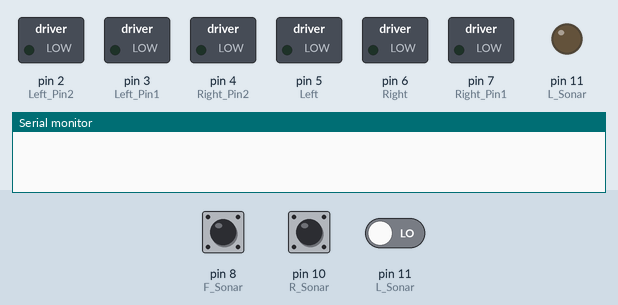
The sketch below on a simulated Arduino Uno, built with avr-gcc and run on an emulated ATmega328P. Shown: switched loads named in the sketch (green lamp = pin HIGH), output pins drawn as LEDs (lit = HIGH), the last lines printed to the serial monitor. Inputs (shaded band) come from the test bench; at power-on: pin 10 (R_Sonar) LOW, pin 8 (F_Sonar) LOW, pin 11 (L_Sonar) LOW.

Above: at 1.2 s.
1.3 s: pin 10 (R_Sonar) pulsed HIGH 2 times (0.12 s each, 0.3 s apart)
At 4.2 s:
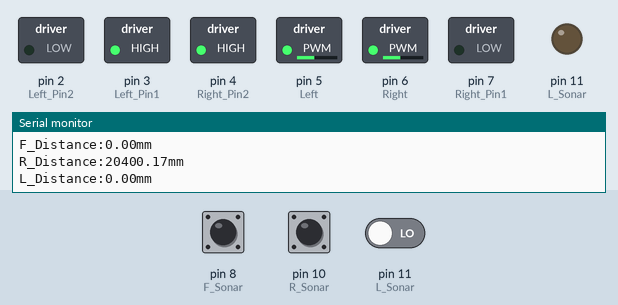
4.9 s: pin 8 (F_Sonar) pulsed HIGH 2 times (0.12 s each, 0.3 s apart)
At 7.4 s:
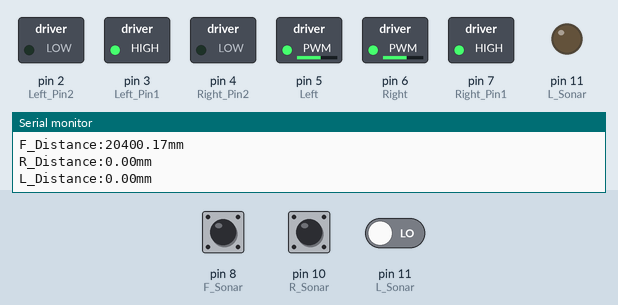
At 15.2 s:
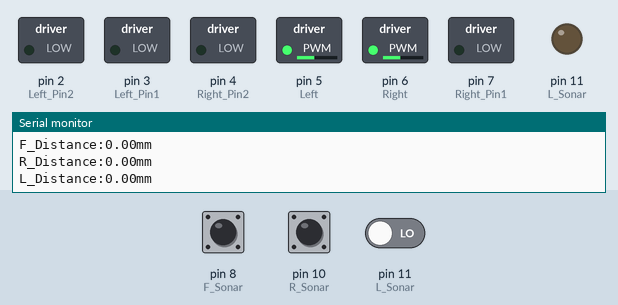
Timing chart, 0 to 17.5 s (numbered marks = the images above; inputs shaded):
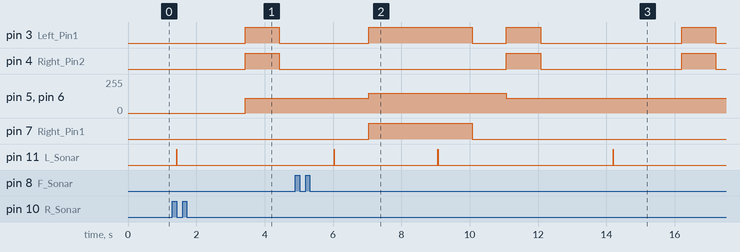

The sketch:

sketch_dec04g.ino
```cpp
#define  F_Sonar  8
#define  R_Sonar  10
#define  L_Sonar  11
#define  Left_Pin1  3
#define  Left_Pin2  2
#define  Right_Pin1  7
#define  Right_Pin2  4

int Left = 5;
int Right = 6;

float robot_width = 200; //차량의 폭
float mazor_width = 500; //결기장 폭
float mazor_width_tolerance = 40; //오차 위범

int flag_mazor_1 = 0; // set 1

//모터 설정
///////////////////////////////////////////////////////////////////////////////////////////////////////

void Front_(int t, int spd){
  digitalWrite(Left_Pin1, HIGH);
  digitalWrite(Left_Pin2, LOW);
  digitalWrite(Right_Pin1, HIGH);
  digitalWrite(Right_Pin2, LOW);
  analogWrite(Left, spd);
  analogWrite(Right, spd);
  delay(t);
  }

void Back_( int t, int spd){ //1,2핀에 서로 신호를 다르게하면 후진
  digitalWrite(Left_Pin1, LOW);
  digitalWrite(Left_Pin2, HIGH);
  digitalWrite(Right_Pin1, LOW);
  digitalWrite(Right_Pin2, HIGH);
  analogWrite(Left, spd);
  analogWrite(Right, spd);
  delay(t);
  }


void Right_( int t, int spd){ //Right 1,2 핀에 다른 신호를 주면 우회전
  digitalWrite(Left_Pin1, HIGH);
  digitalWrite(Left_Pin2, LOW);
  digitalWrite(Right_Pin2, HIGH);
  digitalWrite(Right_Pin1, LOW);
  analogWrite(Left, spd);
  analogWrite(Right, spd);
  delay(t);
  }


void Left_( int t, int spd){ //Left 1,2핀에 다른 신호를 주면 죄회전
  digitalWrite(Left_Pin2, HIGH);
  digitalWrite(Left_Pin1, LOW);
  digitalWrite(Right_Pin1, HIGH);
  digitalWrite(Right_Pin2, LOW);
  analogWrite(Left, spd);
  analogWrite(Right, spd);
  delay(t);
  }

void Stop_(int t){ //Left 1,2핀에 다른 신호를 주면 죄회전
  digitalWrite(Left_Pin1, LOW);
  digitalWrite(Left_Pin2, LOW);
  digitalWrite(Right_Pin1, LOW);
  digitalWrite(Right_Pin2, LOW);
  delay(t);
  }

//초음파 설정
///////////////////////////////////////////////////////////////////////////////////////////////////////

float F_sonar(void){

  float duration=0.0;
  float distance=0.0;
  pinMode(F_Sonar, OUTPUT);
  digitalWrite(F_Sonar,LOW);
  digitalWrite(F_Sonar,HIGH);
  delay(10);
  digitalWrite(F_Sonar,LOW);
  pinMode(F_Sonar, INPUT);
  duration=pulseIn(F_Sonar,HIGH);
  distance=((float)(340*duration)/1000)/2;
  return distance;
}

float R_sonar(void){

  float duration=0.0;
  float distance=0.0;
  pinMode(R_Sonar, OUTPUT);
  digitalWrite(R_Sonar,LOW);
  digitalWrite(R_Sonar,HIGH);
  delay(10);
  digitalWrite(R_Sonar,LOW);
  pinMode(R_Sonar, INPUT);
  duration=pulseIn(R_Sonar,HIGH);
  distance=((float)(340*duration)/1000)/2;
  return distance;
}

float L_sonar(void){

  float duration=0.0;
  float distance=0.0;
  pinMode(L_Sonar, OUTPUT);
  digitalWrite(L_Sonar,LOW);
  digitalWrite(L_Sonar,HIGH);
  delay(10);
  digitalWrite(L_Sonar,LOW);
  pinMode(L_Sonar, INPUT);
  duration=pulseIn(L_Sonar,HIGH);
  distance=((float)(340*duration)/1000)/2;
  return distance;
}

//아두이노 세팅
///////////////////////////////////////////////////////////////////////////////////////////////////////

void setup() {
  pinMode(Left_Pin1, OUTPUT);
  pinMode(Left_Pin2, OUTPUT);
  pinMode(Right_Pin1, OUTPUT);
  pinMode(Right_Pin2, OUTPUT);

  pinMode(F_Sonar, OUTPUT);
  pinMode(L_Sonar, OUTPUT);
  pinMode(R_Sonar, OUTPUT);
  Serial.begin(115200);//스크린프린트르 115200의 속도로 보여준다.
}

void loop() {
  float F_distance,R_distance,L_distance;
  float measure_widht=L_distance+R_distance+robot_width;

  F_distance = F_sonar();
  R_distance = R_sonar();
  L_distance = L_sonar();

  Serial.print("F_Distance:");
  Serial.print(F_distance);
  Serial.print("mm\n");

  Serial.print("R_Distance:");
  Serial.print(R_distance);
  Serial.print("mm\n");

  Serial.print("L_Distance:");
  Serial.print(L_distance);
  Serial.print("mm\n");

  if(F_distance <= 200){
    Stop_(1000);

    if(L_distance > R_distance){
      Left_(1000, 110);
      Stop_(100);
    }
    else{
      Right_(1000, 110);
      Stop_(100);
    }
  }
  else{
    Front_(1,150);
  }

}
```

Measured:
- after the input at 1.3 s, pin 3 (Left_Pin1), pin 4 (Right_Pin2): LOW → HIGH after 2.1 s instead of 2.7 s; pin 5 (Left), pin 6 (Right): 0/255 → 110/255 after 2.1 s instead of 2.7 s
- after the input at 4.9 s, pin 5 (Left), pin 6 (Right): 110/255 → 150/255 after 2.1 s, → 110/255 4.0 s later; pin 7 (Right_Pin1): LOW → HIGH after 2.1 s, → LOW 3.0 s later
